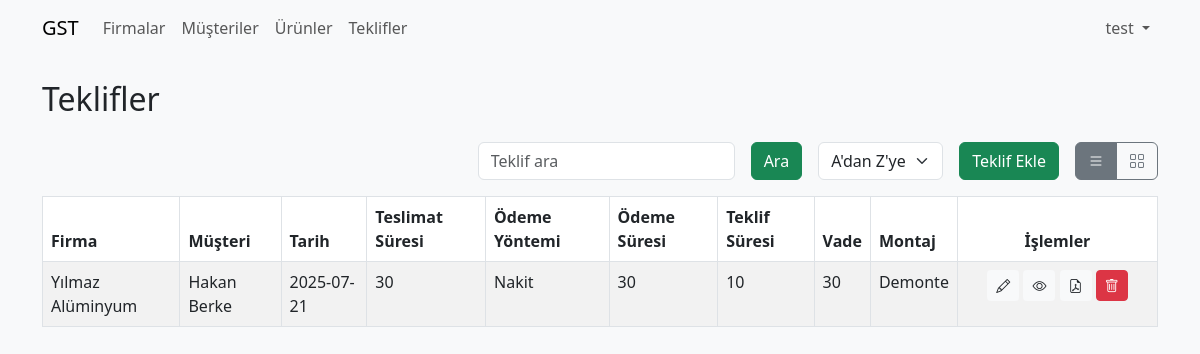
Screenshot of /offer.php (signed in) with the database file from the repository.
### tables this page shows
CREATE TABLE `master_quotes` (
  `id` bigint(20) UNSIGNED NOT NULL,
  `company_id` int(10) UNSIGNED NOT NULL,
  `contact_id` int(10) UNSIGNED NOT NULL,
  `quote_date` date NOT NULL,
  `prepared_by` int(10) UNSIGNED DEFAULT NULL,
  `delivery_term` varchar(50) DEFAULT NULL,
  `payment_method` varchar(50) DEFAULT NULL,
  `payment_due` varchar(50) DEFAULT NULL,
  `quote_validity` varchar(50) DEFAULT NULL,
  `maturity` varchar(50) DEFAULT NULL,
  `total_amount` decimal(14,2) DEFAULT NULL,
  `discount_rate` decimal(5,2) DEFAULT NULL,
  `discount_amount` decimal(14,2) DEFAULT NULL,
  `vat_rate` decimal(5,2) DEFAULT NULL,
  `vat_amount` decimal(14,2) DEFAULT NULL,
  `taxes_included_total` decimal(14,2) DEFAULT NULL,
  `assembly_type` varchar(255) DEFAULT NULL
);

CREATE TABLE `companies` (
  `id` int(10) UNSIGNED NOT NULL,
  `name` varchar(100) NOT NULL,
  `phone` varchar(20) DEFAULT NULL,
  `address` varchar(255) DEFAULT NULL,
  `email` varchar(100) DEFAULT NULL
);

### helpers/theme.php (called while the page is built, shortened)
<?php
function get_theme(): string
{
    return $_SESSION['theme'] ?? 'light';
}
function theme_css(): string
{
    return (get_theme() === 'dark')
        ? 'https://cdn.jsdelivr.net/npm/bootswatch@5.3.0/dist/darkly/bootstrap.min.css'
        : 'https://cdn.jsdelivr.net/npm/bootstrap@5.3.0/dist/css/bootstrap.min.css';
}
function get_color(): string
{
    return $_SESSION['color'] ?? 'primary';
}

### helpers/device.php (called while the page is built)
<?php
function is_mobile(): bool
{
    $ua = $_SERVER['HTTP_USER_AGENT'] ?? '';
    return preg_match('/Android|webOS|iPhone|iPad|iPod|BlackBerry|IEMobile|Opera Mini/i', $ua) === 1;
}
function resolve_view(): string
{
    return $_GET['view'] ?? (is_mobile() ? 'card' : 'list');
}

### helpers/auth.php (called while the page is built, shortened)
<?php
function is_admin(PDO $pdo): bool
{
    $userId = $_SESSION['user']['id'] ?? null;
    try {
        $stmt = $pdo->prepare(
            'SELECT r.name FROM roles r ' .
            'JOIN role_user ru ON r.id = ru.role_id ' .
            'WHERE ru.user_id = ? LIMIT 1'
        );
        $stmt->execute([$userId]);
        $role = $stmt->fetchColumn();
        return $role === 'admin';
    } catch (PDOException $e) {
        return false;
    }
}
?>

### offer.php (the view, shortened to what this page needs)
<?php
require_once 'config.php';
require_once 'helpers/theme.php';
require_once 'helpers/device.php';
require_once 'helpers/auth.php';
?>
<!DOCTYPE html>
<html lang="tr">
<head>
    <link href="<?php echo theme_css(); ?>" rel="stylesheet">
</head>
<body class="bg-light">
    <?php
$companyStmt = $pdo->query("SELECT id, name FROM companies ORDER BY name");
$companies = $companyStmt->fetchAll();
$customerStmt = $pdo->query("SELECT id, CONCAT(first_name,' ',last_name) AS name FROM customers ORDER BY first_name, last_name");
$customers = $customerStmt->fetchAll();
$canAdd = count($companies) > 0 && count($customers) > 0;
$search = $_GET['search'] ?? '';
$sort = (isset($_GET['sort']) && $_GET['sort'] === 'desc') ? 'DESC' : 'ASC';
$query = "SELECT mq.*, co.name AS company_name, CONCAT(cu.first_name,' ',cu.last_name) AS customer_name
          FROM master_quotes mq
          LEFT JOIN companies co ON mq.company_id = co.id
          LEFT JOIN customers cu ON mq.contact_id = cu.id
          WHERE co.name LIKE :search1 OR CONCAT(cu.first_name,' ',cu.last_name) LIKE :search2
          ORDER BY mq.quote_date $sort";
$stmt = $pdo->prepare($query);
$stmt->execute([
    ':search1' => "%$search%",
    ':search2' => "%$search%"
]);
$quotes = $stmt->fetchAll();
$view = resolve_view();
$p = $_GET;
$p['view'] = 'list';
$listUrl = 'offer?' . http_build_query($p);
$p['view'] = 'card';
$cardUrl = 'offer?' . http_build_query($p);
include 'includes/header.php';
?>
    <div class="container py-4">
        <h2 class="mb-4">Teklifler</h2>
        <div class="row mb-3">
            <div class="col-12">
                <div class="row align-items-center justify-content-end g-2">
                    <div class="col-auto">
                        <form method="get" class="form-inline-responsive d-flex">
                            <input type="text" name="search" value="<?php echo htmlspecialchars($search); ?>"
                                class="form-control" placeholder="Teklif ara">
                            <button type="submit" class="btn btn-<?php echo get_color(); ?> ms-2">Ara</button>
                        </form>
                    </div>
                    <div class="col-auto">
                        <form method="get" class="form-inline-responsive d-flex ms-2">
                            <select name="sort" class="form-select" onchange="this.form.submit()">
                                <option value="asc" <?php echo $sort === 'ASC' ? 'selected' : ''; ?>>A'dan Z'ye</option>
                            </select>
                        </form>
                    </div>
                    <?php if ($canAdd): ?>
                        <div class="col-auto">
                            <a href="offer_form" class="btn btn-<?php echo get_color(); ?> ms-2">Teklif Ekle</a>
                        </div>
                    <?php endif; ?>
                    <div class="col-auto">
                        <div class="btn-group ms-2 view-toggle d-none d-md-inline-flex" role="group">
                            <a href="<?php echo $listUrl; ?>"
                                class="btn btn-outline-secondary <?php echo $view === 'list' ? 'active' : ''; ?>"><i
                                    class="bi bi-list"></i></a>
                            <a href="<?php echo $cardUrl; ?>"
                                class="btn btn-outline-secondary <?php echo $view === 'card' ? 'active' : ''; ?>"><i
                                    class="bi bi-grid"></i></a>
                        </div>
                    </div>
                </div>
            </div>
        </div>
        <?php if ($view === 'list'): ?>
        <table class="table table-bordered table-striped responsive-table">
            <thead>
                <tr>
                    <th>Firma</th>
                    <th>Müşteri</th>
                    <th>Tarih</th>
                    <th>Teslimat Süresi</th>
                    <th>Ödeme Yöntemi</th>
                    <th>Ödeme Süresi</th>
                    <th>Teklif Süresi</th>
                    <th>Vade</th>
                    <th>Montaj</th>
                    <th class="text-center actions-col">İşlemler</th>
                </tr>
            </thead>
            <tbody>
                <?php foreach ($quotes as $q): ?>
                <tr>
                    <td><?php echo htmlspecialchars($q['company_name']); ?></td>
                    <td><?php echo htmlspecialchars($q['customer_name']); ?></td>
                    <td><?php echo htmlspecialchars($q['quote_date']); ?></td>
                    <td><?php echo htmlspecialchars($q['delivery_term']); ?></td>
                    <td><?php echo htmlspecialchars($q['payment_method']); ?></td>
                    <td><?php echo htmlspecialchars($q['payment_due']); ?></td>
                    <td><?php echo htmlspecialchars($q['quote_validity']); ?></td>
                    <td><?php echo htmlspecialchars($q['maturity']); ?></td>
                    <td><?php echo htmlspecialchars($q['assembly_type']); ?></td>
                    <td class="text-center actions-col">
                        <a href="offer_form?id=<?php echo $q['id']; ?>" class="btn btn-sm bg-light text-dark"><i
                                class="bi bi-pencil"></i></a>
                        <?php if (is_admin($pdo)): ?>
                        <a href="log-list.php?table=master_quotes&id=<?php echo $q['id']; ?>"
                            class="btn btn-sm bg-light text-dark" title="Logları Gör"><i class="bi bi-eye"></i></a>
                        <?php endif; ?>
                        <a href="pdf.php?id=<?php echo $q['id']; ?>" target="_blank"
                            class="btn btn-sm bg-light text-dark" title="PDF">
                            <i class="bi bi-file-earmark-pdf"></i>
                        </a>
                        <form method="post" action="offer" class="d-inline-block"
                            onsubmit="return confirm('Silmek istediğinize emin misiniz?');">
                            <button type="submit" class="btn btn-sm btn-danger"><i class="bi bi-trash"></i></button>
                        </form>
                    </td>
                </tr>
                <?php endforeach; ?>
            </tbody>
        </table>
        <?php endif; ?>
    </div>
</body>
</html>

### assets/css/style.css (style rules this page uses)
.form-inline-responsive { display: flex; flex-wrap: wrap; align-items: center; gap: 0.5rem; }
.form-inline-responsive .form-control, .form-inline-responsive .form-select { width: auto; }
.actions-col { min-width: 200px; white-space: nowrap; }

### rows the page displays
master_quotes: company.name "Yılmaz Alüminyum", customer_name "Hakan Berke", quote_date "2025-07-21", delivery_term "30", payment_method "Nakit", payment_due "30", quote_validity "10", maturity "30", assembly_type "Demonte"

### other values shown
$_SESSION['user']['username'] "test"
